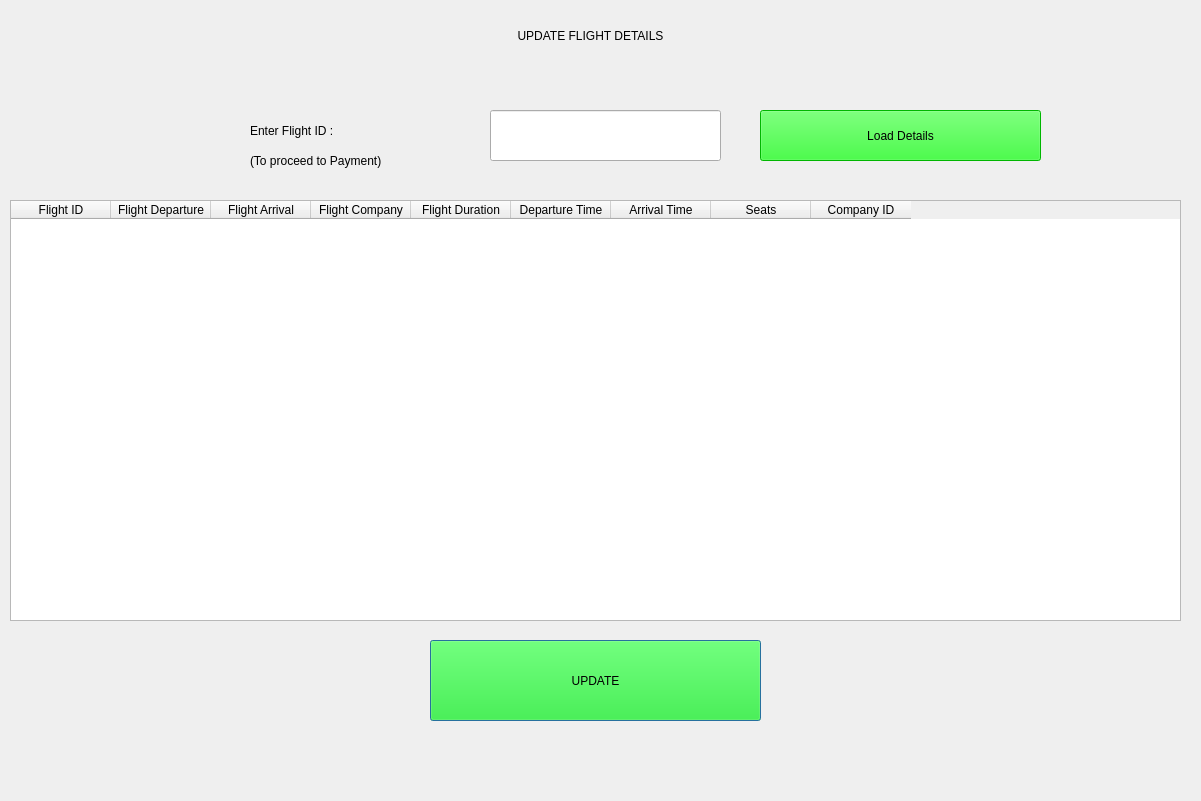
<?xml version="1.0" encoding="UTF-8"?>
<ui version="4.0">
 <class>bgwidget</class>
 <widget class="QDialog" name="bgwidget">
  <property name="geometry">
   <rect>
    <x>0</x>
    <y>0</y>
    <width>1201</width>
    <height>801</height>
   </rect>
  </property>
  <property name="windowTitle">
   <string>Dialog</string>
  </property>
  <widget class="QLabel" name="label_3">
   <property name="geometry">
    <rect>
     <x>250</x>
     <y>150</y>
     <width>191</width>
     <height>21</height>
    </rect>
   </property>
   <property name="styleSheet">
    <string notr="true">font: 10pt &quot;MS Shell Dlg 2&quot;;</string>
   </property>
   <property name="text">
    <string>(To proceed to Payment)</string>
   </property>
  </widget>
  <widget class="QLineEdit" name="Flight_ID">
   <property name="geometry">
    <rect>
     <x>490</x>
     <y>110</y>
     <width>231</width>
     <height>51</height>
    </rect>
   </property>
   <property name="styleSheet">
    <string notr="true">font: 10pt &quot;MS Shell Dlg 2&quot;;</string>
   </property>
  </widget>
  <widget class="QPushButton" name="Proceed_To_Summary_Button">
   <property name="geometry">
    <rect>
     <x>430</x>
     <y>640</y>
     <width>331</width>
     <height>81</height>
    </rect>
   </property>
   <property name="styleSheet">
    <string notr="true">font: 16pt &quot;MS Shell Dlg 2&quot;;
background-color: rgb(0, 255, 0);
</string>
   </property>
   <property name="text">
    <string>UPDATE</string>
   </property>
  </widget>
  <widget class="QLabel" name="SUMMARY_Label">
   <property name="geometry">
    <rect>
     <x>180</x>
     <y>10</y>
     <width>821</width>
     <height>51</height>
    </rect>
   </property>
   <property name="styleSheet">
    <string notr="true">
font: 30pt &quot;MS Shell Dlg 2&quot;;</string>
   </property>
   <property name="text">
    <string>UPDATE FLIGHT DETAILS</string>
   </property>
   <property name="alignment">
    <set>Qt::AlignCenter</set>
   </property>
  </widget>
  <widget class="QLabel" name="Error_Popup_Message">
   <property name="geometry">
    <rect>
     <x>430</x>
     <y>170</y>
     <width>391</width>
     <height>21</height>
    </rect>
   </property>
   <property name="styleSheet">
    <string notr="true">font: 10pt &quot;MS Shell Dlg 2&quot;;
color: rgb(255, 0, 0);</string>
   </property>
   <property name="text">
    <string/>
   </property>
   <property name="alignment">
    <set>Qt::AlignCenter</set>
   </property>
  </widget>
  <widget class="QLabel" name="Enter_Flight_ID_Label">
   <property name="geometry">
    <rect>
     <x>250</x>
     <y>110</y>
     <width>221</width>
     <height>41</height>
    </rect>
   </property>
   <property name="styleSheet">
    <string notr="true">font: 18pt &quot;MS Shell Dlg 2&quot;;</string>
   </property>
   <property name="text">
    <string>Enter Flight ID :</string>
   </property>
  </widget>
  <widget class="QTableWidget" name="User_Flight_Details">
   <property name="geometry">
    <rect>
     <x>10</x>
     <y>200</y>
     <width>1171</width>
     <height>421</height>
    </rect>
   </property>
   <column>
    <property name="text">
     <string>Flight ID</string>
    </property>
   </column>
   <column>
    <property name="text">
     <string>Flight Departure</string>
    </property>
   </column>
   <column>
    <property name="text">
     <string>Flight Arrival</string>
    </property>
   </column>
   <column>
    <property name="text">
     <string>Flight Company</string>
    </property>
   </column>
   <column>
    <property name="text">
     <string>Flight Duration</string>
    </property>
   </column>
   <column>
    <property name="text">
     <string>Departure Time</string>
    </property>
   </column>
   <column>
    <property name="text">
     <string>Arrival Time</string>
    </property>
   </column>
   <column>
    <property name="text">
     <string>Seats</string>
    </property>
   </column>
   <column>
    <property name="text">
     <string>Company ID</string>
    </property>
   </column>
  </widget>
  <widget class="QPushButton" name="User_Input_Flight_ID">
   <property name="geometry">
    <rect>
     <x>760</x>
     <y>110</y>
     <width>281</width>
     <height>51</height>
    </rect>
   </property>
   <property name="styleSheet">
    <string notr="true">font: 16pt &quot;MS Shell Dlg 2&quot;;
background-color: rgb(0, 255, 0);
</string>
   </property>
   <property name="text">
    <string>Load Details</string>
   </property>
  </widget>
 </widget>
 <resources/>
 <connections/>
</ui>
